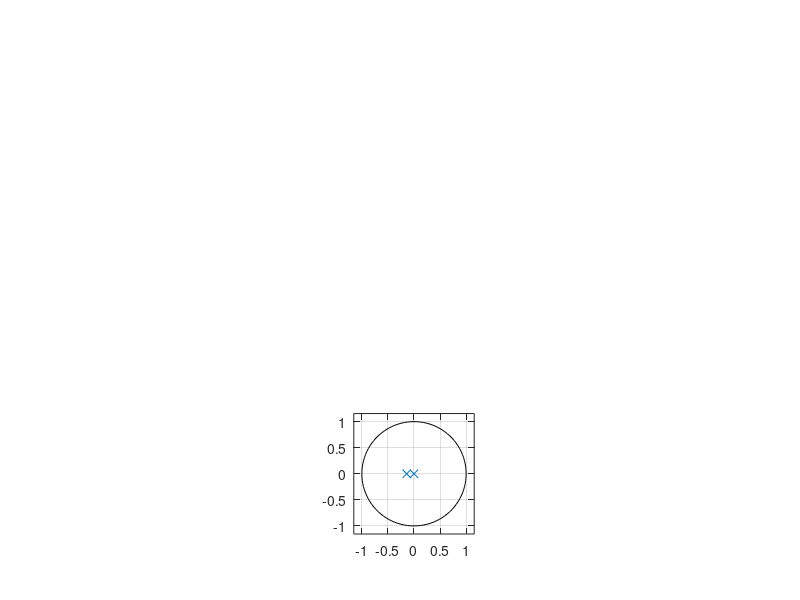

The MATLAB source for this figure: (Note: this script raises an error after producing the figure.)
%% 3(a) Second Order Exponential Decay system
% Author: Pushkar Antony
% PS Number: 99003729
% Date: 10th April 2021.
% Version: 1.0.

%% Plant Description
% It is a exponential decay system of a radioactive material
% Equation- dM/dt=-kA(e^-kt)
% M=mass, k=constant, A= non zero constant, t=time
% Values- k=0.14, A=200

%% Without Controller
clc;
k= 0.14;
A= 200;
sys = tf([-k*A],[1,k,0])
figure(1);
subplot(3,1,1);
impulse(sys);
title('Impulse Input');
subplot(3,1,2);
step(sys);
title('Step Input');
[z,p,k] = tf2zp([-k*A],[1,k,0])
subplot(3,1,3);
zplane(z,p);
S = stepinfo(sys)

%% Open Loop with Controller (P)
P= 2;
sys = tf([P*(-k)*A],[1,k,0])
figure(2);
subplot(3,1,1);
impulse(sys);
title('Impulse Input');
subplot(3,1,2);
step(sys);
title('Step Input');
[z,p,k] = tf2zp([P*(-k)*A],[1,k,0])
subplot(3,1,3);
zplane(z,p);
S = stepinfo(sys)

%% Open Loop with Controller (I)
sys = tf([(-k)*A],[1,k,0,0])
figure(3);
subplot(3,1,1);
impulse(sys);
title('Impulse Input');
subplot(3,1,2);
step(sys);
title('Step Input');
[z,p,k] = tf2zp([-k*A],[1,k,0,0])
subplot(3,1,3);
zplane(z,p);
S = stepinfo(sys)

%% Closed Loop- Negative feedback with Controller (D)
sys = tf([(-k)*A,0],[1,k,(-k)*A])
figure(4);
subplot(3,1,1);
impulse(sys);
title('Impulse Input');
subplot(3,1,2);
step(sys);
title('Step Input');
[z,p,k] = tf2zp([-k*A,0],[1,k,(-k)*A])
subplot(3,1,3);
zplane(z,p);
S = stepinfo(sys)

%% Closed Loop- Positive feedback with Controller (D)
sys = tf([(-k)*A,0],[1,k,k*A])
figure(5);
subplot(3,1,1);
impulse(sys);
title('Impulse Input');
subplot(3,1,2);
step(sys);
title('Step Input');
[z,p,k] = tf2zp([-k*A,0],[1,k,k*A])
subplot(3,1,3);
zplane(z,p);
S = stepinfo(sys)

%% Math Analysis
% Independent: Time(t)
% Dependent: Mass(M)
% Constant: Non-zero constant(A), Constant(A)

%% Comparison Analysis
% 1) System without controller behaves exactly like an exponential decay.
%    with the system decaying exponentially.
% 2) On adding a proportionality controller to system , the system becomes 
%    unstable.
% 3) On adding a Integrator controller to system, the response times have 
%    decreased hugely, making the system reach stablity faster than a P
%    controller.
% 4) Integrator controller adds a pole to zero also.
% 5) On addition of a differentiator controller in negative feedback the
%    system becomes unstable.
% 6) A zero gets added at origin due to the differentiator.
% 7) On addition of a differentiator controller in positive feedback the
%    system becomes stable.